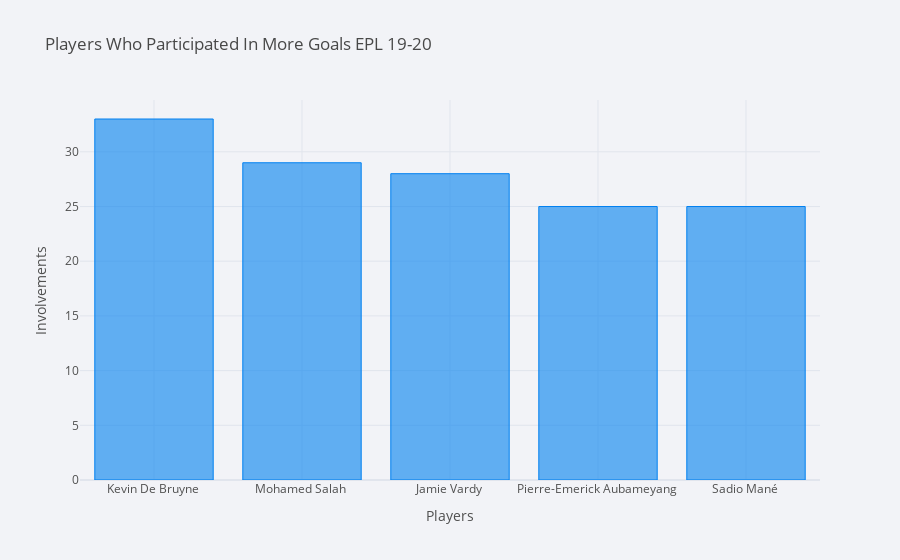

Source (notebook cell):
### Code cell
prem20['Involvements'] = prem20['Goals'] + prem20['Assists']

involvements20 = prem20.nlargest(5, ['Involvements'])

involvements20.iplot(kind = 'bar', x='Name', y='Involvements', title='Players Who Participated In More Goals EPL 19-20', xTitle='Players', yTitle='Involvements', theme='polar')

### Figure 1 — Plotly figure (JSON) as saved in the notebook; plotly's stock layout.template omitted (floating-point values rounded to 4 significant figures)
{"data": [{"marker": {"color": "rgba(0, 128, 240, 0.6)", "line": {"color": "rgba(0, 128, 240, 1.0)", "width": 1}}, "name": "Involvements", "orientation": "v", "text": "", "type": "bar", "x": ["Kevin De Bruyne ", "Mohamed Salah ", "Jamie Vardy ", "Pierre-Emerick Aubameyang ", "Sadio Mané "], "y": [33, 29, 28, 25, 25]}], "layout": {"legend": {"bgcolor": "#F2F3F7", "font": {"color": "#505050"}}, "paper_bgcolor": "#F2F3F7", "plot_bgcolor": "#F2F3F7", "title": {"font": {"color": "#484848"}, "text": "Players Who Participated In More Goals EPL 19-20"}, "xaxis": {"gridcolor": "#E1E5ED", "showgrid": true, "tickfont": {"color": "#505050"}, "title": {"font": {"color": "#505050"}, "text": "Players"}, "zerolinecolor": "#E1E5ED"}, "yaxis": {"gridcolor": "#E1E5ED", "showgrid": true, "tickfont": {"color": "#505050"}, "title": {"font": {"color": "#505050"}, "text": "Involvements"}, "zerolinecolor": "#E1E5ED"}}}
